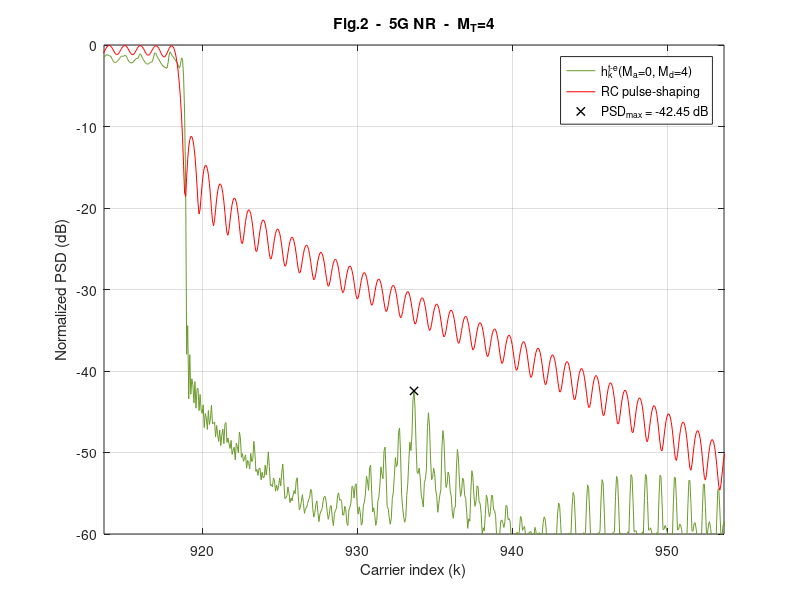

The MATLAB source for this figure: (Note: this script raises an error after producing the figure.)
clear,
%% %%%%%%%%%%%%%%%%%%%%%%%%%%%%%%%%%%%%%%%%%%%%%%%%%%%%%%%%%%
% %                 LOAD THE PARAMETERS                   % %
%%%%%%%%%%%%%%%%%%%%%%%%%%%%%%%%%%%%%%%%%%%%%%%%%%%%%%%%%% %%
addpath('../../data/Fig2')
load('Fig2_Parameters_for_5G_NR_Ma_0_Md_4.mat');

Fsob = OFDM_param.Fsob; % Upsampling factor 
% Upsample in time-domain
N = OFDM_param.N*Fsob;
Ngi = OFDM_param.Ngi*Fsob;
b = (OFDM_param.b+1)*Fsob-1;
L = OFDM_param.L*Fsob;
Ms = OFDM_param.Ms;
g = OFDM_param.g;
us = OFDM_param.us;
ue = OFDM_param.ue;

ur = us + ue;

Pd = GenPulse_param.Pd;
Pd_todas = GenPulse_param.Pd_todas;
Paic = GenPulse_param.Paic;
Ptk = GenPulse_param.Ptk;
R_aic = GenPulse_param.R_aic;
R_tk = GenPulse_param.R_tk;
NexTemp_a = GenPulse_param.NexTemp_a;
NexTemp_d = GenPulse_param.NexTemp_d;
cell_coef_lim = GenPulse_param.cell_coef_lim;



%% %%%%%%%%%%%%%%%%%%%%%%%%%%%%%%%%%%%%%%%%%%%%%%%%%%%%%%%%%%
%            OBTAIN THE PULSES IN THE SCENARIO            % %
%%%%%%%%%%%%%%%%%%%%%%%%%%%%%%%%%%%%%%%%%%%%%%%%%%%%%%%%%% %%

h_k = zeros((NexTemp_a+NexTemp_d+1)*L+b, N); % Matrix containing the proposed pulses
vn=(0:L+b-1)'-Ngi;  % Dicrete time axis vector

aic_k = zeros((NexTemp_a+NexTemp_d+1)*L+b, N);  % Matrix containing the AIC term
t_k = zeros((NexTemp_a+NexTemp_d+1)*L+b, N);    % Matrix containing the AST term

% Obtain h_k for every data carrier
for ind_k = 1:length(Pd)

    % % AIC terms
    %%%%%%%%%%%%%%%%%%%%%%%%%%%%%%%%%%
    % Central term
    Pc = exp(1j*2*pi/N*repmat(vn,1,length(Paic{ind_k})).*repmat(Paic{ind_k}.',length(vn),1)).*repmat(g.',1,length(Paic{ind_k}));
    % Advanced and delayed terms
    for ind_m = -NexTemp_a:NexTemp_d
        if ind_m ~= 0 % Skip the central term
            Pc = [Pc, exp(1j*2*pi/N*repmat(vn,1,length(Paic{ind_k})).*repmat(Paic{ind_k}.',length(vn),1)).*repmat(g.',1,length(Paic{ind_k}))]; % Concatenamos las columnas de los tonos AIC de los Ma+Md+1 pulsos
        end
    end

    aic_temp = Pc*diag(R_aic{ind_k});
    aic_k((NexTemp_a*L+1):(NexTemp_a+1)*L+b,Pd(ind_k)+N/2+1) = sum(aic_temp(:,1:length(Paic{ind_k})),2);    % CENTRAL TERM
    
    m_temp = 0;
    for ind_m = -NexTemp_a:NexTemp_d;                                                                       % ADVANCED AND DELAYED TERMS
        if ind_m ~= 0 % Skip the central terms
            aic_k(((NexTemp_a+ind_m)*L+1):((NexTemp_a+ind_m+1)*L+b),Pd(ind_k)+N/2+1) = aic_k(((NexTemp_a+ind_m)*L+1):((NexTemp_a+ind_m+1)*L+b),Pd(ind_k)+N/2+1) + sum(aic_temp(:,(length(Paic{ind_k})*(1+m_temp)) + (1:length(Paic{ind_k}))),2);
            m_temp = m_temp+1;
        end
    end
    
    % % AST terms
    %%%%%%%%%%%%%%%%%%%%%%%%%%%%%%%%%%
    % Central term
    Ts = exp(1j*2*pi/N*repmat(vn,1,length(Ptk{ind_k})).*repmat(Ptk{ind_k}.',length(vn),1)).*repmat(us.',1,length(Ptk{ind_k}));
    Te = exp(1j*2*pi/N*repmat(vn,1,length(Ptk{ind_k})).*repmat(Ptk{ind_k}.',length(vn),1)).*repmat(ue.',1,length(Ptk{ind_k}));
    T = [Ts, Te];
    
    % Advanced and delayed terms
    for ind_m = -NexTemp_a:-1;
        T = [T, Ts];
    end
    for ind_m=1:NexTemp_d;
        T = [T, Te];
    end
    t_k_temp = T*diag(R_tk{ind_k});

    t_k(((NexTemp_a)*L+1):((NexTemp_a+1))*L+b,Pd(ind_k)+N/2+1) = sum(t_k_temp(:,1:2*length(Ptk{ind_k})),2);

    m_temp = 0;
    for ind_m = -NexTemp_a:-1;
            t_k(((NexTemp_a+ind_m)*L+1):(NexTemp_a+ind_m+1)*L+b,Pd(ind_k)+N/2+1) = t_k(((NexTemp_a+ind_m)*L+1):(NexTemp_a+ind_m+1)*L+b,Pd(ind_k)+N/2+1) + sum(t_k_temp(:,(2*length(Ptk{ind_k})+m_temp*length(Ptk{ind_k})) + (1:length(Ptk{ind_k}))),2);
            m_temp = m_temp + 1;
    end
    for ind_m = 1:NexTemp_d;
            t_k(((NexTemp_a+ind_m)*L+1):(NexTemp_a+ind_m+1)*L+b,Pd(ind_k)+N/2+1) = t_k(((NexTemp_a+ind_m)*L+1):(NexTemp_a+ind_m+1)*L+b,Pd(ind_k)+N/2+1) + sum(t_k_temp(:,(2*length(Ptk{ind_k})+m_temp*length(Ptk{ind_k})) + (1:length(Ptk{ind_k}))),2);
            m_temp = m_temp + 1;
    end
end

h_k = aic_k + t_k;

p_k_conv = exp(1j*(2*pi/N)*repmat(vn,1,length(Pd_todas)).*repmat(Pd_todas.',length(vn),1)).*repmat(g.',1,length(Pd_todas));

h_k(NexTemp_a*L + (1:L+b),Pd_todas+N/2+1) = h_k(NexTemp_a*L + (1:L+b),Pd_todas+N/2+1) + p_k_conv;


%% %%%%%%%%%%%%%%%%%%%%%%%%%%%%%%%%%%%%%%%%%%%%%%%%%%%%%%%%%%
% %     REPRESENTATION OF THE PULSES IN THE SCENARIO      % %
%%%%%%%%%%%%%%%%%%%%%%%%%%%%%%%%%%%%%%%%%%%%%%%%%%%%%%%%%% %%

% Obtain the PSD
H_k = fft(h_k,N*Ms);
P_k = fft(p_k_conv,N*Ms);

psd_H = fftshift(sum(abs(H_k).^2,2));
psd_P = fftshift(sum(abs(P_k).^2,2));

x = (-N*Ms/2:N*Ms/2-1)/(Ms);
indices = find(ismember(x,[-N/2,N/2-1]));
indices = indices(1):1:indices(2);

x = x+N/2;
y_h = 10*log10(psd_H/max(psd_H));
y_p = 10*log10(psd_P/max(psd_P));

PSD_max = max(max(y_h(find(x>Pd_todas(end)+N/2+1.8))), max(y_h(find(x<Pd_todas(1)+N/2-1.8)))); %% PSD_MAX IS SOUGHT BEYOND THE 0.67 SCS GUARD BAND THAT IS LEFT BY EACH SIDE
x_PSD_max = x(find(y_h==PSD_max));

% Fig 2 (ITU-T Rec. G9960 Ma=0,Md=4)
figure,
plot(x(indices),y_h(indices), 'DisplayName', 'h_k^{t-e}(M_a=0, M_d=4)', 'Color', "#6B9B2B"); hold on; grid on;
plot(x(indices),y_p(indices), 'DisplayName', 'RC pulse-shaping', 'Color', 'r');
plot(x_PSD_max, PSD_max, 'Marker', 'x', 'Color', 'k', 'LineStyle', 'none','LineWidth',1, 'DisplayName', ['PSD_{max} = ', num2str(PSD_max, '%.2f'), ' dB'])
xlabel('Carrier index (k)'); ylabel('Normalized PSD (dB)'); legend('show')
xlim(x_PSD_max+[-20,20]); ylim([-60,0])
title(sprintf('Fig.2  -  5G NR  -  M_T=%d', NexTemp_a+NexTemp_d))

%% %%%%%%%%%%%%%%%%%%%%%%%%%%%%
% %     CLARIFYING NOTE     % %
%%%%%%%%%%%%%%%%%%%%%%%%%%%% %%

NOTE = ['NOTE: The maximum number of RB that can be used in a 5 MHz channel is 25, which is equivalent to 4.5 MHz (SCS = 15 kHz).',...
    ' That leaves a 500 kHz guard band, 250 kHz by each side of the transmission band.',...
    ' If this guard band is reduced by repurposing those carriers that were previously assigned to it for data transmission, it can be reduced by up to 16 subcarriers, leaving a residual guard band 10 kHz wide (2/3 of an SCS).',...
    ' Hence, the PSD peak can be sought beyond that guard band, which is 1.67 SCS beyond the outermost transmitting subcarrier by each end of the passband.'];
wrapped_NOTE = textwrap({NOTE}, 70);
disp('##################################################################################')
fprintf('\n')
disp(wrapped_NOTE)
disp('##################################################################################')